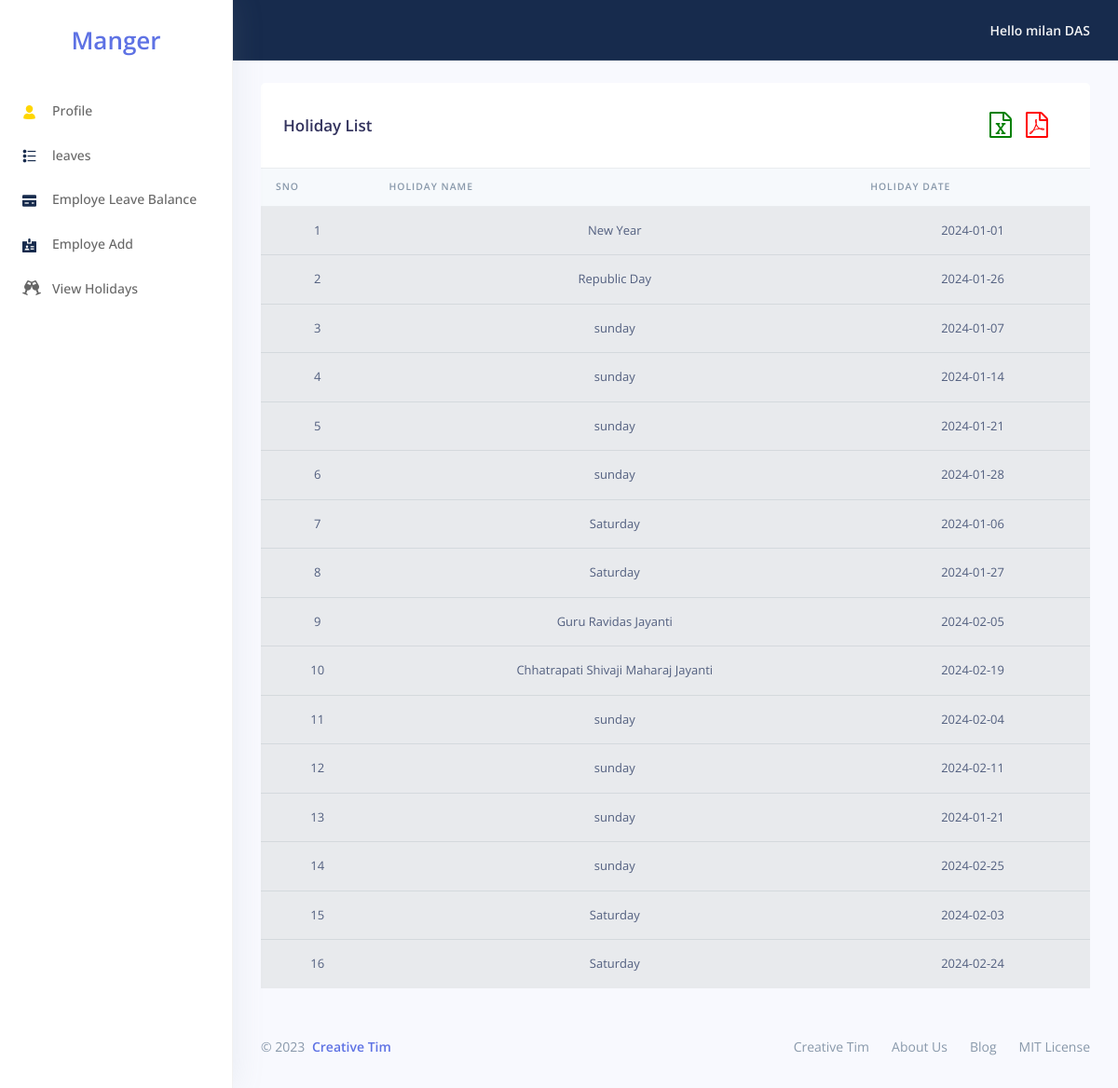
/manager/holidays.php (signed in), run on the app's committed database.
### tables this page shows
CREATE TABLE `holidays` (
  `holidays_id` int(11) NOT NULL,
  `holidays_date` date NOT NULL,
  `holidays_name` varchar(50) NOT NULL
);

### manager/holidays.php (the view, shortened to what this page needs)
<?php
include('../comman/config.php');
?>
<!DOCTYPE html>
<html>
<head>
    <?php include('./links/cssLinks.php'); ?>
</head>
<body>
  <?php include('./sidbar.php'); ?>
  <div class="main-content" id="panel">
    <?php include('./hader.php')?>
      <div class="container-fluid mt-4">
        <div class="row">
          <div class="col">
            <div class="card-header border-0 d-flex justify-content-between align-items-center">
                <h3 class="mb-0 text-left">Holiday List</h3>
                <div>
                    <button type="button" title="Excal" class="btn btn-link pr-0" style="color:green" onclick="downloadExcel()">
                        <i class="fa fa-file-excel-o fa-2x"></i>
                    </button>
                    <a href="../pdf_code/holiday_pdf.php">
                        <button type="button" title="PDF" style="color:red" class="btn btn-link pl-0">
                            <i class="fa fa-file-pdf-o fa-2x"></i>
                        </button>
                    </a>
                </div>
            </div>
            <div class="table-responsive">
                <table class="table align-items-center table-light table-flush" id="tableshow">
                    <thead class="thead-light">
                        <tr>
                              <th scope="col" class="sort" data-sort="name">SNo</th>
                              <th scope="col" class="sort" data-sort="budget">Holiday  Name</th>
                              <th scope="col" class="sort" data-sort="budget">Holiday Date</th>
                        </tr>
                    </thead>
                    <tbody class="list">
                        <?php
                            $sql = "SELECT * FROM holidays";
                            $result = mysqli_query($con, $sql);
                            while ($row = mysqli_fetch_assoc($result)) {
                        ?>
                        <tr>
                            <td class="text-center"><?php echo $row['holidays_id']; ?></td>
                            <td class="text-center"><?php echo $row['holidays_name']; ?></td>
                            <td class="text-center"><?php echo $row['holidays_date']; ?></td>
                        </tr>
                        <?php
                        }
                        ?>
                    </tbody>
                </table>
            </div>
          </div>
        </div>
        <?php include('./comman/footer.php');?>
      </div>
  </div>
</body>
</html>

### data on the page
holidays: holidays_id "1", holidays_name "New Year", holidays_date "2024-01-01"
holidays: holidays_id "2", holidays_name "Republic Day", holidays_date "2024-01-26"
holidays: holidays_id "3", holidays_name "sunday", holidays_date "2024-01-07"
holidays: holidays_id "4", holidays_name "sunday", holidays_date "2024-01-14"
holidays: holidays_id "5", holidays_name "sunday", holidays_date "2024-01-21"
holidays: holidays_id "6", holidays_name "sunday", holidays_date "2024-01-28"
holidays: holidays_id "7", holidays_name "Saturday", holidays_date "2024-01-06"
holidays: holidays_id "8", holidays_name "Saturday", holidays_date "2024-01-27"
holidays: holidays_id "9", holidays_name "Guru Ravidas Jayanti", holidays_date "2024-02-05"
holidays: holidays_id "10", holidays_name "Chhatrapati Shivaji Maharaj Jayanti", holidays_date "2024-02-19"
holidays: holidays_id "11", holidays_name "sunday", holidays_date "2024-02-04"
holidays: holidays_id "12", holidays_name "sunday", holidays_date "2024-02-11"
holidays: holidays_id "13", holidays_name "sunday", holidays_date "2024-01-21"
holidays: holidays_id "14", holidays_name "sunday", holidays_date "2024-02-25"
holidays: holidays_id "15", holidays_name "Saturday", holidays_date "2024-02-03"
holidays: holidays_id "16", holidays_name "Saturday", holidays_date "2024-02-24"

### other printed values
$_SESSION['manage_name'] "milan DAS"
